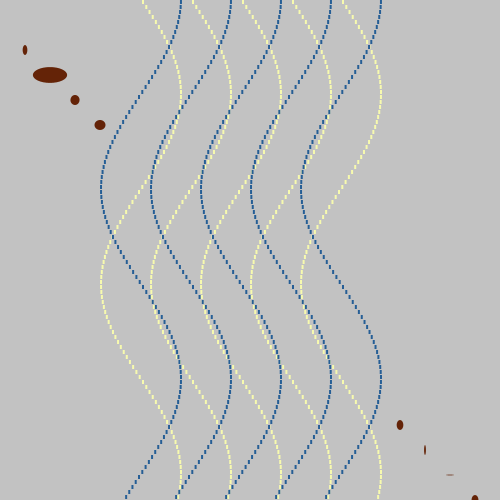
Frame 1 (no input)
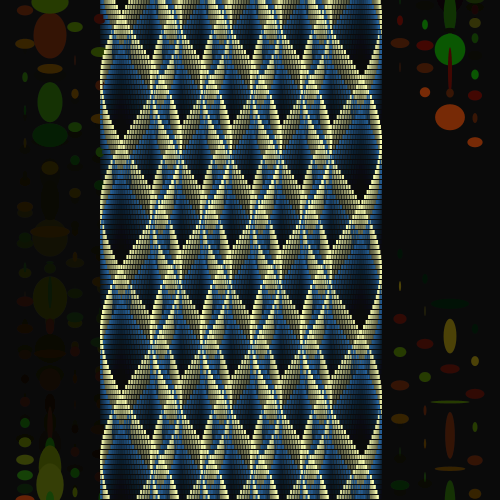
Frame 60 (the mouse pressed at the canvas centre just before this capture)
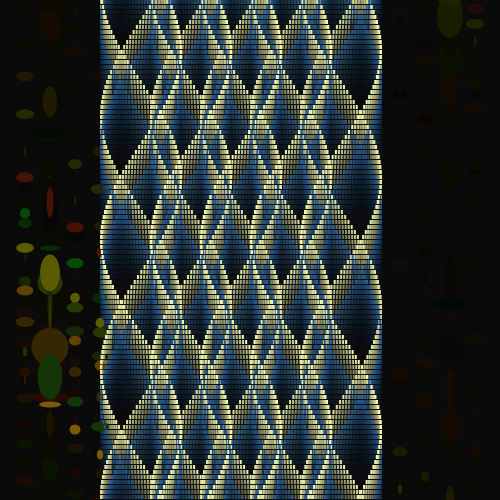
Frame 120 (the mouse held since frame 60 and released just before this capture)

The Processing sketch that drew these frames (run headless with seeded random() and noise(); from frame 60 on, the mouse is pressed at the canvas centre):

// Processing sketch: processing_26549
// ── processing_26549.pde

float angle =0.0;
float speed = 0.05;
float radius =500.0;

float offset =40.0;
float scaleVal =40.0;
float angleInc = PI/38.0;


void setup(){
  size(500,500);
  noStroke();
  smooth();
}

void draw(){
 
  fill(0,12);
  rect(0,0,width,height);
  fill(random(155), random(138), random(8));
  angle += speed;
  float sinval = sin(angle);
  float yoffset = sinval * radius;
  ellipse(25,25+ yoffset, random(20), 10);
  ellipse(50,50+ yoffset,random(40),random(50));
  ellipse(75,75+ yoffset, random(20), 10);
  ellipse(100,100+ yoffset, random(20), 10);
  ellipse(400,400+ yoffset, random(20), 10);
  ellipse(425,425+ yoffset, random(20), 10);
  ellipse(450,450+ yoffset,random(40),random(50));
  ellipse(475,475+ yoffset, random(20), 10);

  for(int y=0; y<=width; y+=5){
  float x =offset + (sin(angle) * scaleVal);
  fill(247,250,174);
  rect(x+100,y,2,4);
  rect(x+150,y,2,4);
  rect(x+200,y,2,4);
  rect(x+250,y,2,4);
  rect(x+300,y,2,4);
  x= offset + (cos(angle) * scaleVal);
  fill(38,94,149);
  rect(x+100,y,2,4);
  rect(x+150,y,2,4);
  rect(x+200,y,2,4);
  rect(x+250,y,2,4);
  rect(x+300,y,2,4);
  angle +=angleInc;
}
}
